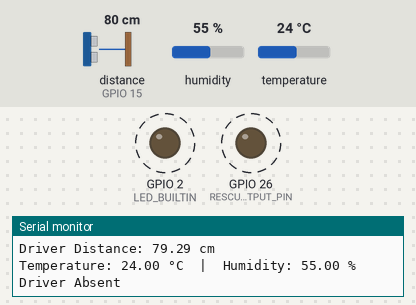
This sketch was run on a simulated ESP32. Shown: output pins drawn as LEDs (lit = HIGH), the last lines printed to the serial monitor. Wiring (inferred from the names in the program): ultrasonic range finder: trigger GPIO 4; echo GPIO 15. Dashed ring = blinking. The test bench sets the inputs (shaded band); at power-on: distance to the obstacle (sensor on GPIO 15) 80 cm, humidity 55 %, temperature 24 °C. The echo pulse lasts 58.3 µs per cm; pins used as bus, display or sensor lines are not drawn.

Above: at 1.8 s.
1.9 s: distance to the obstacle (sensor on GPIO 15) set to 12 cm
5.4 s: distance to the obstacle (sensor on GPIO 15) set to 9 cm
At 6.0 s:
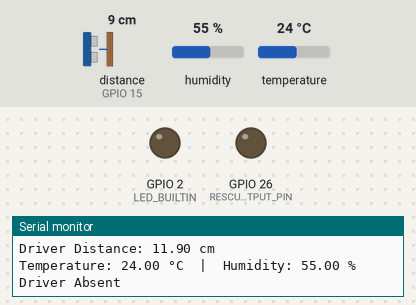
7.0 s: distance to the obstacle (sensor on GPIO 15) set to 18 cm
At 7.4 s:
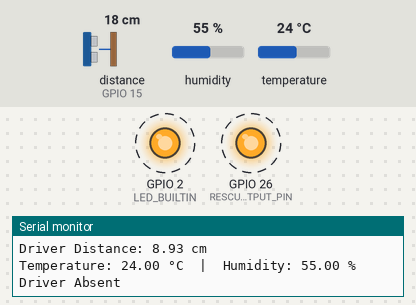
11.0 s: distance to the obstacle (sensor on GPIO 15) set to 2 cm
At 11.8 s:
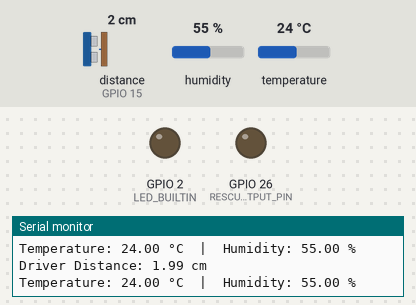
Timing chart, 0 to 13.5 s (numbered marks = the images above; inputs shaded):
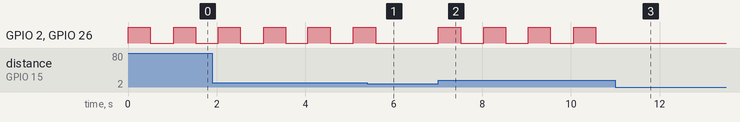

Measured:
- the behaviour switches between 11 and 10 cm on distance to the obstacle (sensor on GPIO 15) (found by bisection; images 0 and 1)
- after the input at 5.4 s, GPIO 2 (LED_BUILTIN), GPIO 26 (RESCUE_OUTPUT_PIN): goes on until 5.6 s, then stays LOW
- after the input at 7.0 s, GPIO 2 (LED_BUILTIN), GPIO 26 (RESCUE_OUTPUT_PIN): alternates HIGH for 0.50 s and LOW for 0.53 s, starting at once
- after the input at 11.0 s, GPIO 2 (LED_BUILTIN), GPIO 26 (RESCUE_OUTPUT_PIN): stops changing and stays LOW
- by itself, GPIO 2 (LED_BUILTIN), GPIO 26 (RESCUE_OUTPUT_PIN): alternates HIGH for 0.50 s and LOW for 0.52 s

The sketch:

UnattendedChildDetectionRescue.ino
```cpp
// ------------------ Include Files -- Start -----------
#include "DHT.h"
//------------------ Include Files -- End --------------


//Sensors
#define TRIG_PIN 4      // UltraSonic Sensors
#define ECHO_PIN 15     // UltraSonic Sensors
#define DHTPIN 13         // Temp sensor -- ESP32 GPIO connected to DHT11 data pin
#define DHTTYPE DHT11    // Temp Sensor -- Change to DHT22 if you're using it

//Actuators
#define LED_BUILTIN 2
#define RESCUE_OUTPUT_PIN 26

//Variable Declaration
long duration;
float distance;

DHT dht(DHTPIN, DHTTYPE);

void setup() {
  // put your setup code here, to run once:
  Serial.begin(115200);
  pinMode(TRIG_PIN, OUTPUT);
  pinMode(ECHO_PIN, INPUT);
  pinMode(LED_BUILTIN, OUTPUT);
  pinMode(RESCUE_OUTPUT_PIN, OUTPUT);
  dht.begin();

}

void loop() {
  // put your main code here, to run repeatedly:
  // Clear the trigger pin
  digitalWrite(TRIG_PIN, LOW);
  digitalWrite(LED_BUILTIN, LOW);
  digitalWrite(RESCUE_OUTPUT_PIN, LOW);
  //------------- UltraSonic - Driver Presence -- Start --------
  // Send a 10us HIGH pulse to trigger
  digitalWrite(TRIG_PIN, HIGH);
  delayMicroseconds(10);
  digitalWrite(TRIG_PIN, LOW);
  // Measure the time for echo
  duration = pulseIn(ECHO_PIN, HIGH);
  // Convert time to distance (cm)
  distance = duration * 0.034 / 2;
  if(distance>=10)      // If toy removed then reading around 13 cm
  {
    Serial.println("Driver Absent");
    digitalWrite(LED_BUILTIN, HIGH);
    digitalWrite(RESCUE_OUTPUT_PIN, HIGH);
    delay(500);
    digitalWrite(LED_BUILTIN, LOW);
    digitalWrite(RESCUE_OUTPUT_PIN, LOW);
    delay(500);
  }
  Serial.print("Driver Distance: ");
  Serial.print(distance);
  Serial.println(" cm");
  //------------- UltraSonic - Driver Presence -- End --------
  //------------ DHT -- start -------
  float humidity = dht.readHumidity();
  float temperature = dht.readTemperature(); // Default is Celsius
// Check if any reads failed
  if (isnan(humidity) || isnan(temperature))
  {
    Serial.println("Failed to read from DHT sensor!");
    return;
  }
  Serial.print("Temperature: ");
  Serial.print(temperature);
  Serial.print(" °C  |  Humidity: ");
  Serial.print(humidity);
  Serial.println(" %");

  //------------- DHT -- end -------------

}
```
